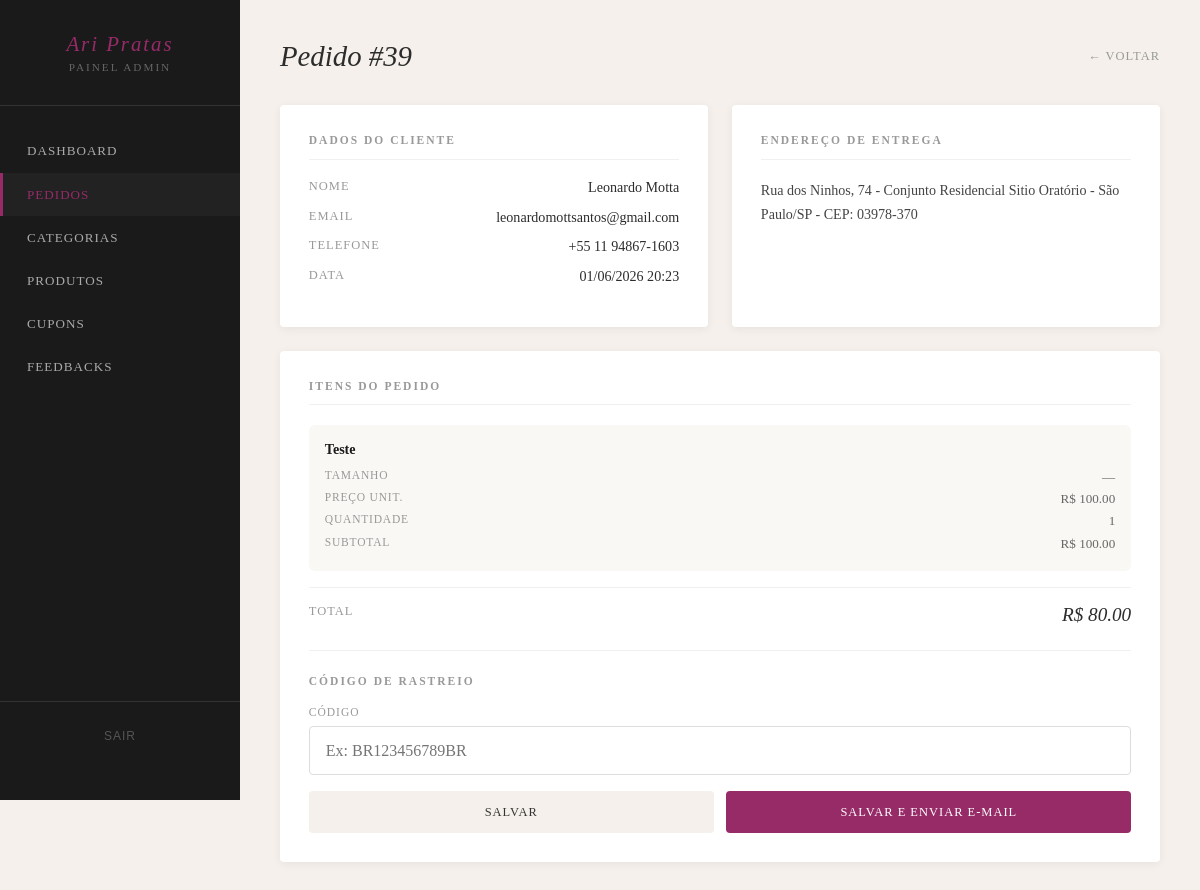
The page /painel/pedidos/39/ (signed in) on the database its author committed.
### loja/models.py (models this page shows, shortened)
class Pedido(models.Model):
    nome = models.CharField(max_length=200)
    email = models.EmailField()
    usuario = models.ForeignKey('auth.User', on_delete=models.SET_NULL, null=True, blank=True)
    telefone = models.CharField(max_length=20, blank=True)
    endereco = models.TextField()
    criado_em = models.DateTimeField(auto_now_add=True)
    total = models.DecimalField(max_digits=10, decimal_places=2, default=0)
    codigo_rastreio = models.CharField(max_length=100, blank=True)
    rastreio_enviado = models.BooleanField(default=False)
    STATUS_CHOICES = [
        ('pendente', 'Pendente'),
        ('pago', 'Pago'),
        ('cancelado', 'Cancelado'),
    ]
    status = models.CharField(max_length=20, choices=STATUS_CHOICES, default='pendente')
    mp_preference_id = models.CharField(max_length=200, blank=True)
    mp_payment_id = models.CharField(max_length=200, blank=True)
    class Meta:
        verbose_name_plural = "Pedidos"
        ordering = ['-criado_em']

class ItemPedido(models.Model):
    pedido = models.ForeignKey(Pedido, on_delete=models.CASCADE, related_name='itens')
    produto = models.ForeignKey(Produto, on_delete=models.SET_NULL, null=True)
    quantidade = models.IntegerField(default=1)
    preco_unitario = models.DecimalField(max_digits=10, decimal_places=2)
    tamanho = models.CharField(max_length=20, blank=True)
    @property
    def preco_total(self):
        return self.preco_unitario * self.quantidade

class Produto(models.Model):
    nome = models.CharField(max_length=200)
    slug = models.SlugField(unique=True, blank=True)
    categoria = models.ForeignKey(Categoria, on_delete=models.SET_NULL, null=True, blank=True)
    preco = models.DecimalField(max_digits=10, decimal_places=2, null=True, blank=True)
    preco_original = models.DecimalField(max_digits=10, decimal_places=2, blank=True, null=True)
    promocao_ativa = models.BooleanField(default=False)
    descricao = models.TextField(blank=True)
    material = models.CharField(max_length=200, blank=True)
    medidas = models.CharField(max_length=200, blank=True)
    cuidados = models.TextField(blank=True)
    destaque = models.BooleanField(default=False)
    novo = models.BooleanField(default=False)
    disponivel = models.BooleanField(default=True)
    criado_em = models.DateTimeField(auto_now_add=True)
    fora_estoque = models.BooleanField(default=False)
    class Meta:
        verbose_name_plural = "Produtos"

### painel/views.py (the view)
# urls.py: path('pedidos/<int:pedido_id>/', views.pedido_detalhe, name='pedido_detalhe'),
@staff_member_required(login_url='/login/')
@staff_member_required(login_url='/login/')
def pedido_detalhe(request, pedido_id):
    pedido = get_object_or_404(Pedido, id=pedido_id)
    return render(request, 'painel/pedido_detalhe.html', {'pedido': pedido})

### templates/painel/pedido_detalhe.html (shortened to what this page needs)
{% extends 'painel/base.html' %}
{% block content %}
<div class="page-header">
  <h2>Pedido #{{ pedido.id }}</h2>
  <a href="{% url 'painel:pedidos_lista' %}" class="btn-voltar">← Voltar</a>
</div>
<div class="grid-dados">
  <div class="secao">
    <h3 style="font-size:0.72rem; letter-spacing:2px; text-transform:uppercase; color:#999; margin-bottom:1.2rem; padding-bottom:0.8rem; border-bottom:1px solid #f0f0f0;">Dados do Cliente</h3>
    <div class="info-linha"><span>Nome</span><span>{{ pedido.nome }}</span></div>
    <div class="info-linha"><span>Email</span><span>{{ pedido.email }}</span></div>
    <div class="info-linha"><span>Telefone</span><span>{{ pedido.telefone|default:"—" }}</span></div>
    <div class="info-linha"><span>Data</span><span>{{ pedido.criado_em|date:"d/m/Y H:i" }}</span></div>
  </div>
  <div class="secao">
    <h3 style="font-size:0.72rem; letter-spacing:2px; text-transform:uppercase; color:#999; margin-bottom:1.2rem; padding-bottom:0.8rem; border-bottom:1px solid #f0f0f0;">Endereço de Entrega</h3>
    <p style="font-size:0.88rem; color:#444; line-height:1.7;">{{ pedido.endereco }}</p>
  </div>
</div>
<div class="secao">
  <h3 style="font-size:0.72rem; letter-spacing:2px; text-transform:uppercase; color:#999; margin-bottom:1.2rem; padding-bottom:0.8rem; border-bottom:1px solid #f0f0f0;">Itens do Pedido</h3>
  {% for item in pedido.itens.all %}
  <div class="item-card">
    <div class="item-card-nome">{{ item.produto.nome }}</div>
    <div class="item-card-linha"><span>Tamanho</span><span>{{ item.tamanho|default:"—" }}</span></div>
    <div class="item-card-linha"><span>Preço unit.</span><span>R$ {{ item.preco_unitario }}</span></div>
    <div class="item-card-linha"><span>Quantidade</span><span>{{ item.quantidade }}</span></div>
    <div class="item-card-linha"><span>Subtotal</span><span>R$ {{ item.preco_total }}</span></div>
  </div>
  {% endfor %}
  <div class="total-linha">
    <span>Total</span>
    <span>R$ {{ pedido.total }}</span>
  </div>
  <div style="margin-top:1.5rem; border-top:1px solid #f0f0f0; padding-top:1.5rem;">
    <h3 style="font-size:0.72rem; letter-spacing:2px; text-transform:uppercase; color:#999; margin-bottom:1.2rem;">Código de Rastreio</h3>
    {% if pedido.rastreio_enviado %}
    <div class="info-linha">
      <span>Código</span>
      <span>{{ pedido.codigo_rastreio }}</span>
    </div>
    <p style="font-size:0.78rem; color:#999; margin-top:0.5rem;">✓ E-mail de rastreio já enviado ao cliente.</p>
    {% else %}
    <form method="post" action="{% url 'painel:salvar_rastreio' pedido.id %}" class="rastreio-form">
      <div>
        <label style="display:block; font-size:0.72rem; letter-spacing:1px; text-transform:uppercase; color:#999; margin-bottom:0.5rem;">Código</label>
        <input type="text" name="codigo_rastreio" value="{{ pedido.codigo_rastreio }}"
               placeholder="Ex: BR123456789BR"
               style="width:100%; padding:0.9rem 1rem; border:1px solid #ddd; font-family:'Georgia',serif; font-size:1rem; border-radius:4px;">
      </div>
      <div class="rastreio-btns">
        <button type="submit" name="acao" value="salvar" class="btn-salvar-rastreio"
                style="background:#f5f0eb; color:#333;">
          Salvar
        </button>
        <button type="submit" name="acao" value="salvar_e_enviar" class="btn-salvar-rastreio"
                style="background:#962b68; color:white;">
          Salvar e Enviar E-mail
        </button>
      </div>
    </form>
    {% endif %}
  </div>
</div>
{% endblock %}

### rows shown on the page
Pedido: id "39", nome "Leonardo Motta", email "leonardomottsantos@gmail.com", telefone "+55 11 94867-1603", criado_em "01/06/2026 20:23", endereco "Rua dos Ninhos, 74 - Conjunto Residencial Sitio Oratório - São Paulo/SP - CEP: 03978-370", total "80.00"
ItemPedido: produto.nome "Teste", tamanho "—", preco_unitario "100.00", quantidade "1", preco_total "100.00"
